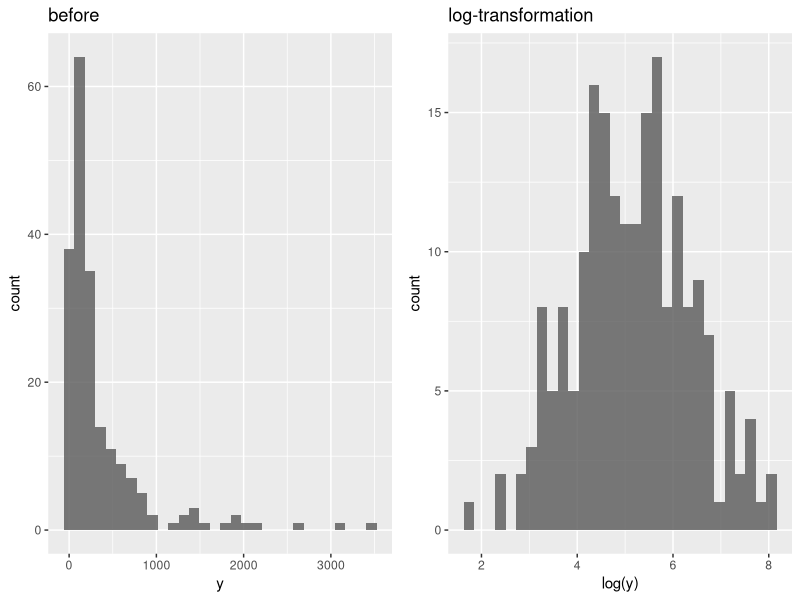
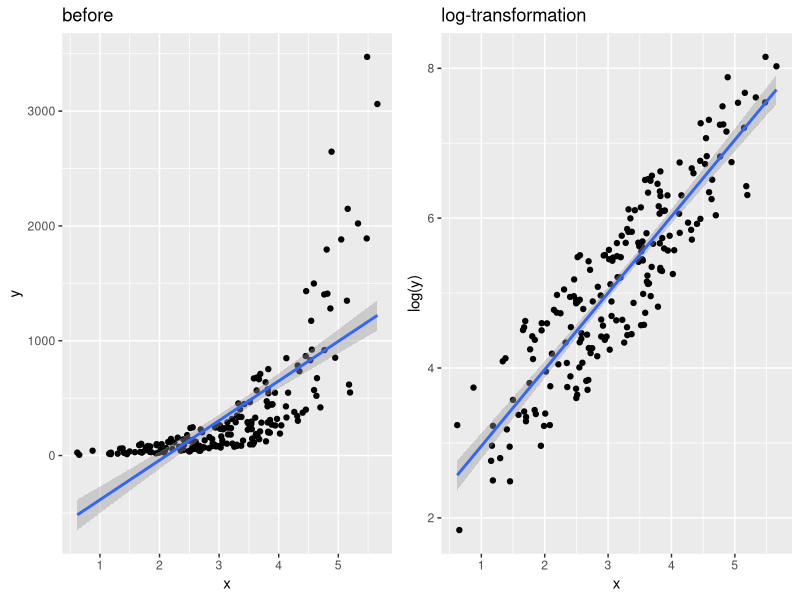

Generate these figures, in order, with R:
library(ggplot2)
library(ggfortify)
library(numDeriv)

set.seed(12345)

# Artificial data
N <- 200
x <- rnorm(N, mean = 3, sd = 1)
y <- exp(x + runif(N, min = 1, max = 3))
df <- data.frame(x, y)

p1 <- ggplot(df, aes(y)) + labs(title = "before")
p2 <- ggplot(df, aes(log(y))) + labs(title = "log-transformation")

p <- new('ggmultiplot', plots=list(p1, p2), ncol=2)
p[1:2] <- p[1:2] + geom_histogram(alpha = 0.8, position = "identity", size = 1)
p

p1 <- ggplot(df, aes(x, y)) + labs(title = "before")
p2 <- ggplot(df, aes(x, log(y))) + labs(title = "log-transformation")

p <- new('ggmultiplot', plots=list(p1, p2), ncol=2)
p[1:2] <- p[1:2] + geom_point() + stat_smooth(method = 'lm')
p

model <- lm(y ~ x, df)
summary(model)
# Coefficients:
#             Estimate Std. Error t value Pr(>|t|)
# (Intercept)  -730.41      81.36  -8.978   <2e-16 ***
# x             345.03      24.50  14.080   <2e-16 ***
# ---
# Signif. codes:  0 ‘***’ 0.001 ‘**’ 0.01 ‘*’ 0.05 ‘.’ 0.1 ‘ ’ 1
#
# Residual standard error: 368.6 on 198 degrees of freedom
# Multiple R-squared:  0.5003,	Adjusted R-squared:  0.4978
# F-statistic: 198.3 on 1 and 198 DF,  p-value: < 2.2e-16

model.log <- lm(log(y) ~ x, df)
summary(model.log)
# Coefficients:
#             Estimate Std. Error t value Pr(>|t|)
# (Intercept)  1.93570    0.12080   16.02   <2e-16 ***
# x            1.02196    0.03638   28.09   <2e-16 ***
# ---
# Signif. codes:  0 ‘***’ 0.001 ‘**’ 0.01 ‘*’ 0.05 ‘.’ 0.1 ‘ ’ 1
#
# Residual standard error: 0.5473 on 198 degrees of freedom
# Multiple R-squared:  0.7994,	Adjusted R-squared:  0.7984
# F-statistic:   789 on 1 and 198 DF,  p-value: < 2.2e-16

# Adjusted AIC
adjustedAIC <- function(m, m2) {
    AIC(m, m2)$AIC + c(0, -2 * sum(log(grad(sqrt, x = y))))
}
cbind(AIC(model, model.log), adjustedAIC(model, model.log))
# df       AIC AIC.adjust
# model      3 2935.4431   2585.441
# model.log  3  330.4272   1360.424
